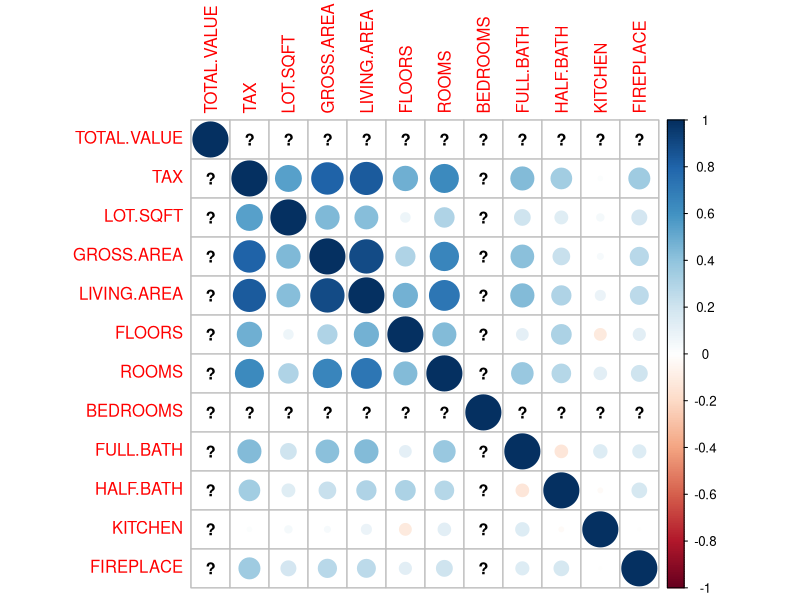
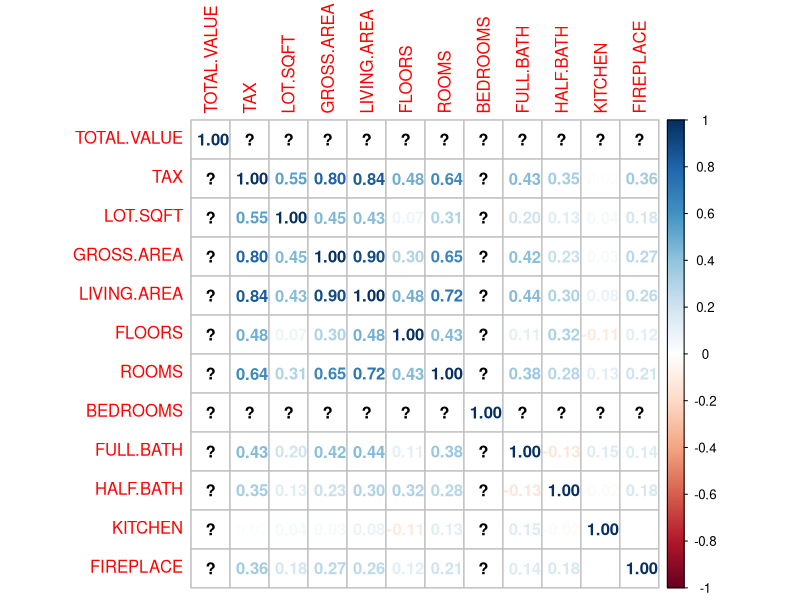
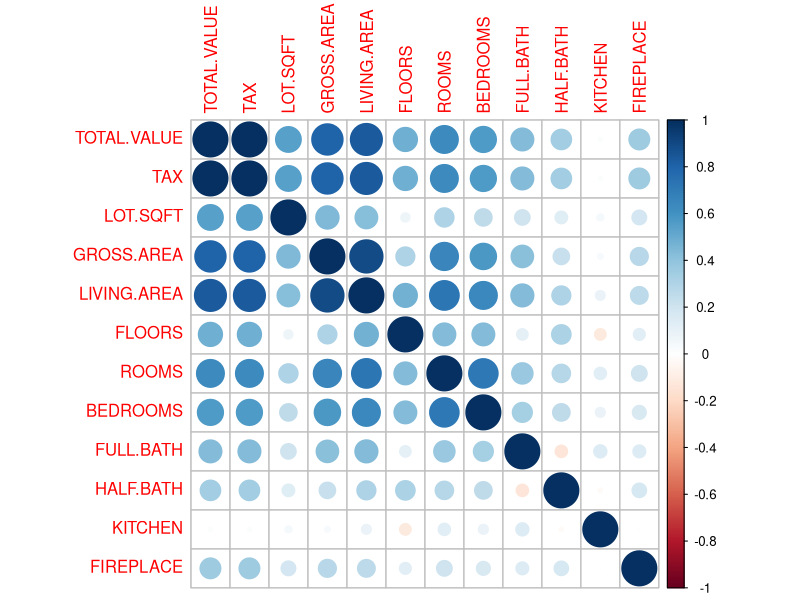
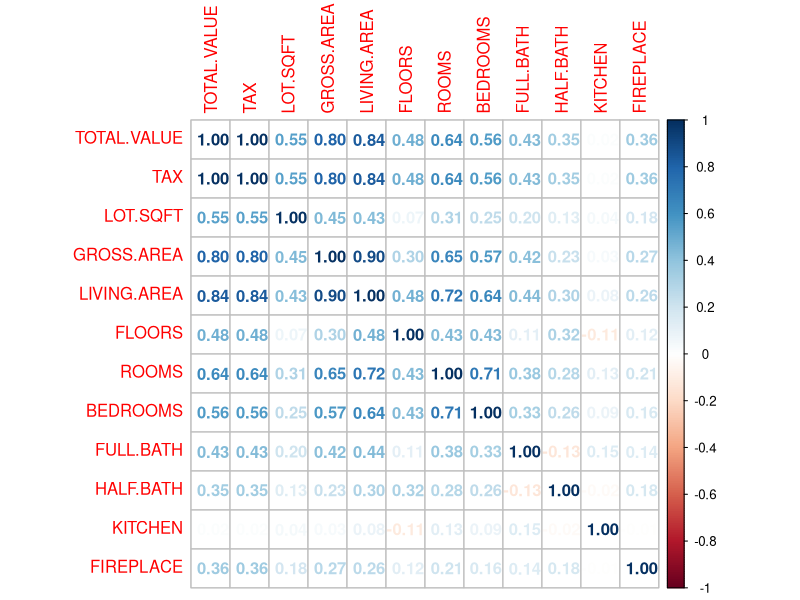
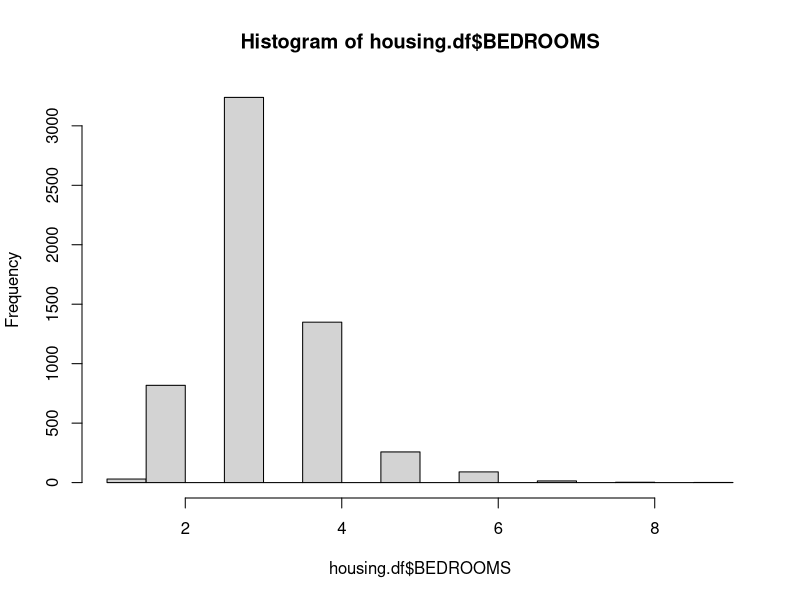
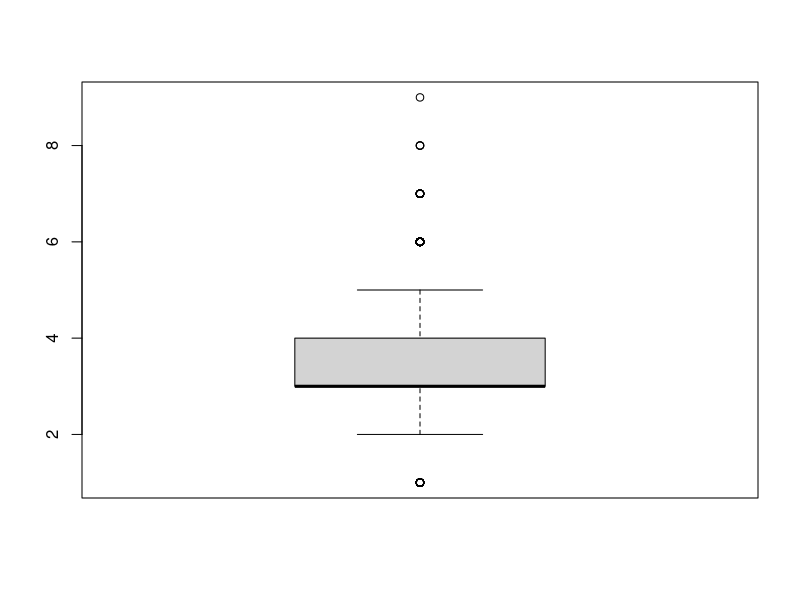
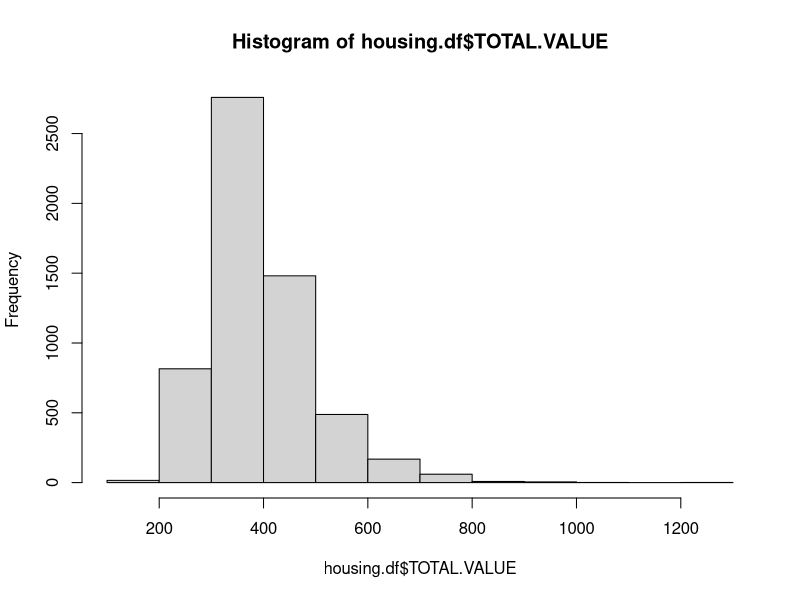
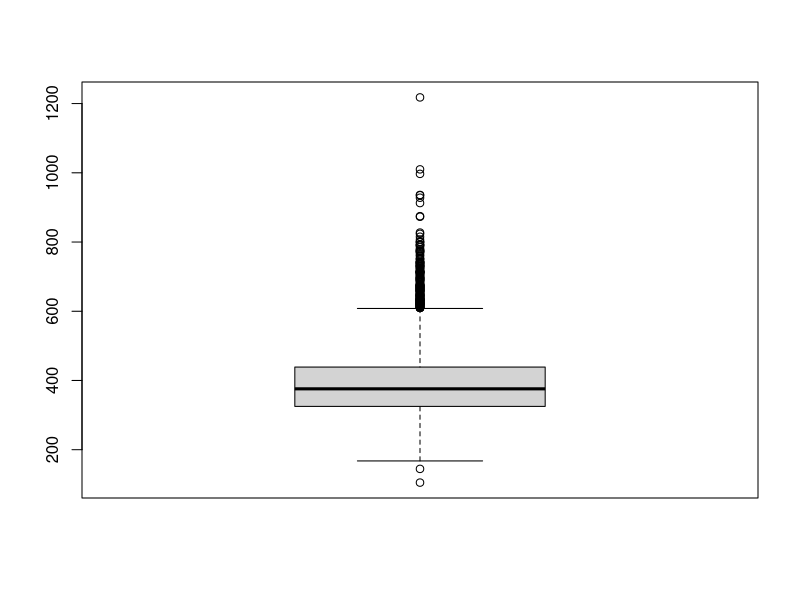

Source code (R) for these figures, in order: (Note: this script raises an error after producing the figures.)
## ---- chunk 1
packages_to_be_loaded=c("corrplot","dummies","forecast","gains","reshape","mlr","leaps")
for(i in packages_to_be_loaded){
    if(i%in%installed.packages()[,1]==F){install.packages(i)}
    require(i,character.only=T)
}
## ---- chunk 2
#change the file path as needed
housing.df <- read.csv("WestRoxbury.csv", header=TRUE) 
## ---- chunk 3
dim(housing.df)  # find the dimension of data frame
## ---- chunk 4
head(housing.df)  # show the first six rows
## ---- chunk 5
names(housing.df) # get names from housing data frame
## ---- chunk 6
# Practice showing different subsets of the data
housing.df[1:10, 1]  # show the first 10 rows of the first column only
housing.df[1:10, ]  # show the first 10 rows of each of the columns 
#housing.df$TOTAL.VALUE  # a different way to show the whole first column
housing.df$TOTAL.VALUE[1:10]  # show the first 10 rows of the first column
housing.df[5, 1:10]  # show the fifth row of the first 10 columns
housing.df[5, c(1:2, 4, 8:10)]  # show the fifth row of some columns
## ---- chunk 7
str(housing.df) #structure of data frame
## ---- chunk 8
summary(housing.df) #five number summary for numeric variables; count summary for factors
## ---- chunk 9
class(housing.df$REMODEL)
## ---- chunk 10
levels(housing.df$REMODEL)
## ---- chunk 11
summary(housing.df$BEDROOMS) #one missing value in row #2
# housing.df$BEDROOMS[is.na(housing.df$BEDROOMS)]=median(housing.df$BEDROOMS,na.rm=TRUE)
## ---- chunk 12
summary(housing.df$TOTAL.VALUE) #one missing value in row #3
# housing.df$TOTAL.VALUE[is.na(housing.df$TOTAL.VALUE)]=mean(housing.df$TOTAL.VALUE,na.rm = TRUE)
## ---- chunk 13
png(filename = "scatterplots1.png")
plot(housing.df[,c(1,2,3,5)])
dev.off()

png(filename = "scatterplots2.png")
plot(housing.df[,c(1,6,7,8)])
dev.off()

png(filename = "scatterplots3.png")
plot(housing.df[,c(1,9,10,11,12,13,14)])
dev.off()
# plot(housing.df[,c(1,2,3,5)])
# plot(housing.df[,c(1,6,7,8)])
# plot(housing.df[,c(1,9,10,11,12,13,14)])
## ---- chunk 14
# using functions from library corrplot
corrs <- cor(housing.df[,c(1:3,5:13)]) #did not include YR.BUILT and REMODEL
corrs.matrix <- as.matrix(corrs)
corrplot(corrs.matrix)
corrplot(corrs.matrix, method="number")
## ---- chunk 15
housing.df.no.mv <- housing.df[c(-2,-3), ]#remove rows 2 & 3
corrs2 <- cor(housing.df.no.mv[,c(1:3,5:13)]) #did not include YR.BUILT and REMODEL
corrs2.matrix <- as.matrix(corrs2)
corrplot(corrs2.matrix)
corrplot(corrs2.matrix, method="number")
## ---- chunk 16
#housing.df <- housing.df[-2,] #remove row
housing.df$BEDROOMS[is.na(housing.df$BEDROOMS)]=median(housing.df$BEDROOMS,na.rm=TRUE)
housing.df$TOTAL.VALUE[is.na(housing.df$TOTAL.VALUE)]=mean(housing.df$TOTAL.VALUE,na.rm = TRUE)
## ---- chunk 17
hist(housing.df$BEDROOMS)
## ---- chunk 18
boxplot(housing.df$BEDROOMS)
## ---- chunk 19
hist(housing.df$TOTAL.VALUE)
## ---- chunk 20
boxplot(housing.df$TOTAL.VALUE)
## ---- chunk 21
#Using the aggregate function
aggregate(housing.df$BEDROOMS, by=list(housing.df$FULL.BATH), FUN=mean, na.rm=TRUE)
## ---- chunk 22
#Using melt and cast to create a Pivot Table
# using functions from library reshape
summary(housing.df$ROOMS)
housing.df$ROOMS.bin <- .bincode(housing.df$ROOMS, c(2:14)) #create bins 
mlt <- melt(housing.df, id = c("ROOMS.bin", "REMODEL"), measure=c("TOTAL.VALUE","FLOORS"))
cast(mlt, ROOMS.bin~REMODEL, subset= variable=="TOTAL.VALUE",
     median, na.rm=TRUE)
## ---- chunk 23
housing.df.model <- housing.df[,c(-2,-15)]
## ---- chunk 24

set.seed(123) #ensure we always get the same output 
housing.index <- housing.df.model[order(runif(5802)), ]#randomized the observations
train <- housing.index[1:4641, ] #create training set
valid <- housing.index[4642:5802, ] #create validation set

dim(train)
dim(valid)
## ---- chunk 25

options(scipen = 999) #ensure no scientific notation is displayed
housing.lm <- lm(TOTAL.VALUE~., data=train)
summary(housing.lm)
## ---- chunk 26
# using functions from library dummies
train.dummies<-dummy("REMODEL", train)
valid.dummies<-dummy("REMODEL", valid)

train <- cbind(train, train.dummies) #prepped data + dummies
valid <- cbind(valid, valid.dummies) #prepped data + dummies

train.search <-train[,c(-13,-14)] #remove REMODEL & REMODELNone
valid.search <-valid[,c(-13,-14)] #remove REMODEL & REMODELNone

names(train.search) #checking column names
names(valid.search) #checking column names
## ---- chunk 27
# Functions from library leaps
# does not work in mro-3.5.2
search <- regsubsets(TOTAL.VALUE~.,data=train.search, nbest=1, nvmax=dim(train.search)[2], method="exhaustive")
sum <- summary(search)
sum$which
sum$adjr2
## ---- chunk 28
# instead of using leaps, we will use mlr -- this is only necessary to get this to work on azure. Moreover, i
dummy_remodel=dummy("REMODEL",housing.index)
housing.search=cbind(housing.index,dummy_remodel)
housing.search=housing.search[,c(-13,-14)]


ctrl=makeFeatSelControlExhaustive(maxit = 1)
rdesc=makeFixedHoldoutInstance(1:4641, 4642:5802, 5802)
tsk=makeRegrTask(data = housing.search, target = "TOTAL.VALUE")
sfeats = selectFeatures(learner='regr.lm',task=tsk,resampling=rdesc,control=ctrl,show.info = F)
## ---- chunk 29
summary(sfeats)
## ---- chunk 30
selected_vars=sfeats$x
## ---- chunk 31
housing.lm.exhaust <- lm(TOTAL.VALUE~. , data=train[,c(selected_vars,'TOTAL.VALUE')])
summary(housing.lm.exhaust)
## ---- chunk 32
bwdreg <- step(housing.lm, direction="backward")
summary(bwdreg)
## ---- chunk 33

fwdreg <- step(housing.lm, direction="forward")
summary(fwdreg)
## ---- chunk 34

stepreg <- step(housing.lm, direction="both")
summary(stepreg)
## ---- chunk 35

pred_v <- predict(stepreg, valid)
# using functions from forecast
accuracy(pred_v, valid$TOTAL.VALUE)
## ---- chunk 36

pred_v <- predict(housing.lm.exhaust, valid)
# using functions from forecast
accuracy(pred_v, valid$TOTAL.VALUE)
## ---- chunk 37
#using functions from gains
gain.num <-gains(valid$TOTAL.VALUE, pred_v, groups=10)
## ---- chunk 38
plot(gain.num$depth,gain.num$mean.resp, xlab = "decile", ylab="Mean Response", main = "Decile vs. Mean Response", type = "l")
abline(h=mean(valid$TOTAL.VALUE), col="red") #draw a horizontal line showing the naive estimate
## ---- chunk 39
barplot(gain.num$mean.resp/mean(valid$TOTAL.VALUE), names.arg=gain.num$depth, xlab="Decile", ylab="Mean Response",
main="Decile-Wise Lift Chart")
abline(h=1,col='red')
## ---- chunk 40
#print the lift values for decile groups
gain.num$mean.resp/mean(valid$TOTAL.VALUE)
